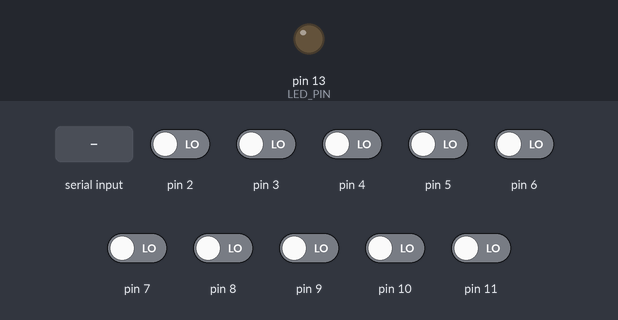
The sketch below on a simulated Arduino Uno, built with avr-gcc and run on an emulated ATmega328P. On the bench: output pins drawn as LEDs (lit = HIGH). The inputs (shaded band) are chosen by the test bench; at power-on: pin 2–11 LOW.

Above: at 1.2 s.
1.3 s: byte 120 received over Serial
At 2.1 s:
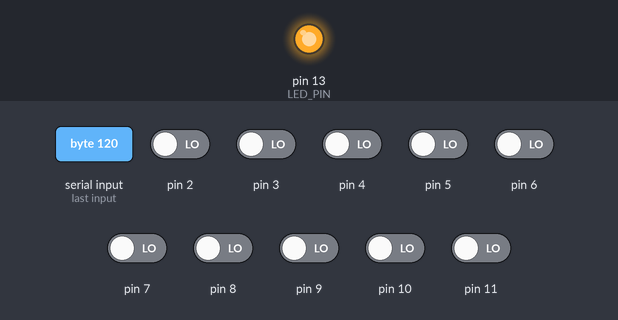
Timing chart, 0 to 4.3 s (numbered marks = the images above; inputs shaded):
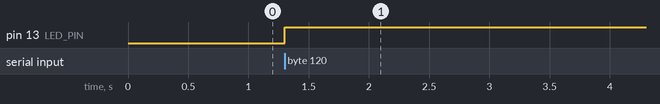

Measured:
- after the input at 1.3 s, pin 13 (LED_PIN): LOW → HIGH at once

The sketch:

prototyper.ino
```cpp
#define NUM_KEYS 10
#define DEBOUNCE 5

#define LED_PIN 13

enum state {
  LISTEN_STATE,
  FIRST_KEY_STATE,
  SECOND_KEY_STATE
};

enum state theState;
unsigned char firstKey, secondKey;
unsigned long firstTime;

unsigned long bounceTimes[NUM_KEYS];

void setup() {
  Serial.begin(115200);
  theState = LISTEN_STATE;

  pinMode(LED_PIN, OUTPUT);
  digitalWrite(LED_PIN, LOW);
}

void loop() {
  switch(theState) {
    case LISTEN_STATE:
      if(Serial.available() > 0) {
        unsigned char command = Serial.read();
        firstKey = command & 0xF;
        secondKey = command >> 4;

        if(firstKey < NUM_KEYS && secondKey < NUM_KEYS) {
          theState = FIRST_KEY_STATE;
          digitalWrite(LED_PIN, HIGH);
        }
      }
      break;
    case FIRST_KEY_STATE:
      if(keyPressed(firstKey)) {
        firstTime = millis();
        theState = SECOND_KEY_STATE;
      }

      break;
    case SECOND_KEY_STATE:
      if(keyPressed(secondKey)) {
        unsigned long timePassed = millis() - firstTime;

        unsigned char* timeData = (unsigned char*)(&timePassed);
        for(int i=sizeof(unsigned long)-1; i >= 0; i--)
          Serial.write(timeData[i]);

        theState = LISTEN_STATE;
        digitalWrite(LED_PIN, LOW);
      }

      break;
  }
}

boolean keyPressed(unsigned int key) {
  boolean pressed = false;

  static unsigned int last = 0;
  unsigned int keys = readKeys();

  if(keys != last) {
    // which keys changed?
    unsigned int diff = keys ^ last;

    if((diff & (1 << key)) > 0) {
      // the key's state changed
      unsigned long timeNow = millis();
      if(timeNow - bounceTimes[key] > DEBOUNCE) {
        bounceTimes[key] = timeNow;
        // the key is not bouncing

        pressed = (keys & (1 << key)) > 0;
      }
    }
  }

  last = keys;

  return pressed;
}

unsigned int readKeys() {
  unsigned int keys = 0;

  for(int i=0; i < NUM_KEYS; i++) {
    if(digitalRead(i+2)) {
      keys |= 1 << i;
    }
  }

  return keys;
}
```
